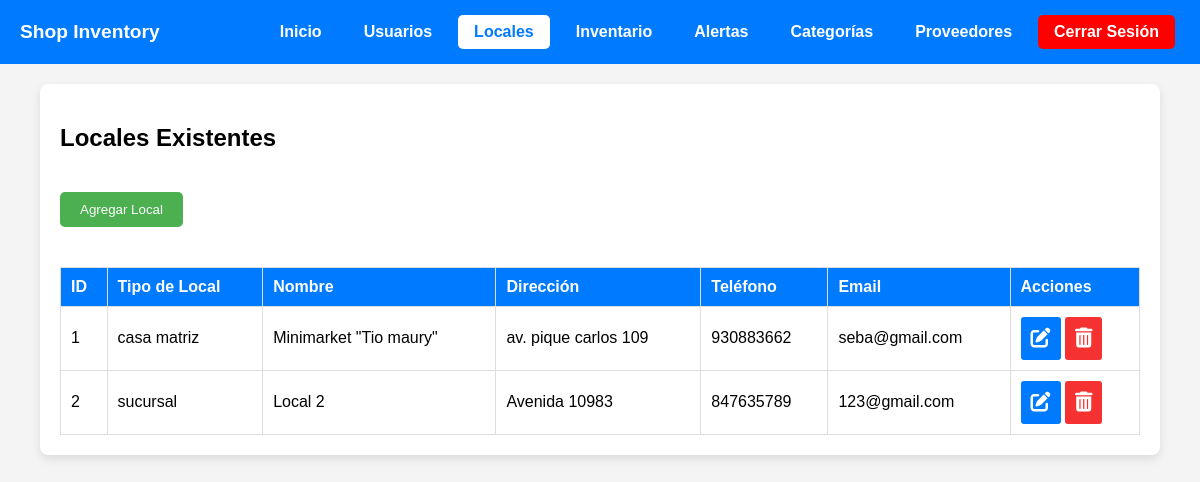
The page /admin/agregar_usuario.php on the database its author committed.
### tables this page shows
CREATE TABLE `local` (
  `id_local` int(11) NOT NULL,
  `tipo_local` varchar(50) NOT NULL,
  `nombre` varchar(200) NOT NULL,
  `direccion` varchar(200) NOT NULL,
  `telefono` varchar(12) NOT NULL,
  `email` varchar(200) NOT NULL
);

### admin/agregar_usuario.php (called while the page is built, shortened)
<?php
include "db.php";
include "gestion_local.php";

### admin/gestion_local.php (the view, shortened to what this page needs)
<?php
include 'db.php';
$sql = "SELECT * FROM local";
$stmt = $pdo->query($sql);
$locales = $stmt->fetchAll(PDO::FETCH_ASSOC);
?>
<!DOCTYPE html>
<html lang="es">
<head>
    <link rel="stylesheet" type="text/css" href="nav.css">
    <link rel="stylesheet" type="text/css" href="css/local.css">
    <link rel="stylesheet" href="https://cdnjs.cloudflare.com/ajax/libs/font-awesome/6.0.0-beta3/css/all.min.css">
</head>
<body>
    <nav>
        <ul class="nav-links">
            <li class="brand">Shop Inventory</li>
            <li><a href="menu.php">Inicio</a></li>
            <li><a href="usuarios.php">Usuarios</a></li>
            <li><a href="gestion_local.php" class="active">Locales</a></li>
            <li><a href="index.php">Inventario</a></li>
            <li><a href="alertas.php">Alertas</a></li>
            <li><a href="categorias.php">Categorías</a></li>
            <li><a href="proveedores.php">Proveedores</a></li>
            <li class="logout"><a href="../index.php">Cerrar Sesión</a></li>
        </ul>
    </nav>
    <div class="container">
        <h2>Locales Existentes</h2>
        <button class="btn-agregar" onclick="abrirModalAgregar()">Agregar Local</button>
        <table class="tabla-locales">
            <thead>
                <tr>
                    <th>ID</th>
                    <th>Tipo de Local</th>
                    <th>Nombre</th>
                    <th>Dirección</th>
                    <th>Teléfono</th>
                    <th>Email</th>
                    <th>Acciones</th>
                </tr>
            </thead>
            <tbody>
                <?php foreach ($locales as $fila) : ?>
                    <tr>
                        <td><?= htmlspecialchars($fila['id_local']) ?></td>
                        <td id="tipo_local_<?= $fila['id_local'] ?>"><?= htmlspecialchars($fila['tipo_local']) ?></td>
                        <td id="nombre_<?= $fila['id_local'] ?>"><?= htmlspecialchars($fila['nombre']) ?></td>
                        <td id="direccion_<?= $fila['id_local'] ?>"><?= htmlspecialchars($fila['direccion']) ?></td>
                        <td id="telefono_<?= $fila['id_local'] ?>"><?= htmlspecialchars($fila['telefono']) ?></td>
                        <td id="email_<?= $fila['id_local'] ?>"><?= htmlspecialchars($fila['email']) ?></td>
                        <td>
                            <button class="edit-btn" onclick="abrirModalEditar(<?= htmlspecialchars(json_encode($fila)) ?>)">
                                <i class="fas fa-edit"></i>
                            </button>
                            <form method="post" action="gestion_local.php" style="display:inline;">
                                <button class="delete-btn" type="submit" name="borrar">
                                    <i class="fas fa-trash-alt"></i>
                                </button>
                            </form>
                        </td>
                    </tr>
                <?php endforeach; ?>
            </tbody>
        </table>
    </div>
</body>
</html>

### admin/nav.css (style rules this page uses)
nav { background-color: #007bff; padding: 15px; }
nav ul { list-style-type: none; padding: 0; margin: 0; text-align: end; }
nav ul li { display: flex; margin-right: 20px; }
nav ul li a { color: white; text-decoration: none; font-weight: bold; padding: 8px 16px; transition: background-color 0.3s ease; }
nav ul li a.active { background-color: #ffffff; color: #007bff; border-radius: 5px; }
.nav-links { text-align: start; margin-right: auto; display: flex; justify-content: start; align-items: center; list-style-type: none; padding: 0; margin: 0; }
.nav-links .brand { margin-right: auto; color: white; font-weight: bold; padding: 5px; font-size: 1.2em; text-decoration: none; }
nav ul { display: flex; justify-content: flex-end; }
nav ul li { display: flex; margin-right: 10px; text-align: end; }
nav ul li.logout a { background-color: red; padding: 8px 16px; color: white; font-weight: bold; text-decoration: none; transition: background-color 0.3s ease; border-radius: 5px; }

### admin/css/local.css (style rules this page uses)
body { font-family: 'Arial', sans-serif; background-color: #f4f4f4; margin: 0; padding: 0; }
.container { width: 90%; max-width: 1200px; margin: 20px auto; padding: 20px; background-color: #fff; border-radius: 8px; box-shadow: 0 4px 10px rgba(0, 0, 0, 0.1); }
.btn-agregar { background-color: #4CAF50; color: white; padding: 10px 20px; border: none; border-radius: 5px; cursor: pointer; margin: 20px 0; transition: background-color 0.3s ease; }
.tabla-locales { width: 100%; border-collapse: collapse; margin-top: 20px; }
.tabla-locales th, .tabla-locales td { border: 1px solid #ddd; padding: 10px; text-align: left; }
.tabla-locales th { background-color: #007bff; font-weight: bold; color: #fefefe; }
.edit-btn { padding: 5px 10px; background-color: #007bff; color: white; border: none; border-radius: 3px; cursor: pointer; transition: background-color 0.3s ease; }
.delete-btn { padding: 5px 10px; background-color: #f63131; color: white; border: none; border-radius: 3px; cursor: pointer; transition: background-color 0.3s ease; }
button.edit-btn { background-color: #007bff; color: white; border: none; cursor: pointer; padding: 10px; transition: background-color 0.3s ease, transform 0.2s ease; font-size: 20px; }
button.delete-btn { background-color: #f63131; border: none; cursor: pointer; padding: 10px; transition: background-color 0.3s ease, transform 0.2s ease; font-size: 20px; }
button.edit-btn i, button.delete-btn i { color: white; font-size: 20px; }
button.delete-btn i { color: #ffffff; }
form { display: inline; }

### rows shown on the page
local: id_local "1", tipo_local "casa matriz", nombre "Minimarket \"Tio maury\"", direccion "av. pique carlos 109", telefono "930883662", email "seba@gmail.com"
local: id_local "2", tipo_local "sucursal", nombre "Local 2", direccion "Avenida 10983", telefono "847635789", email "123@gmail.com"
